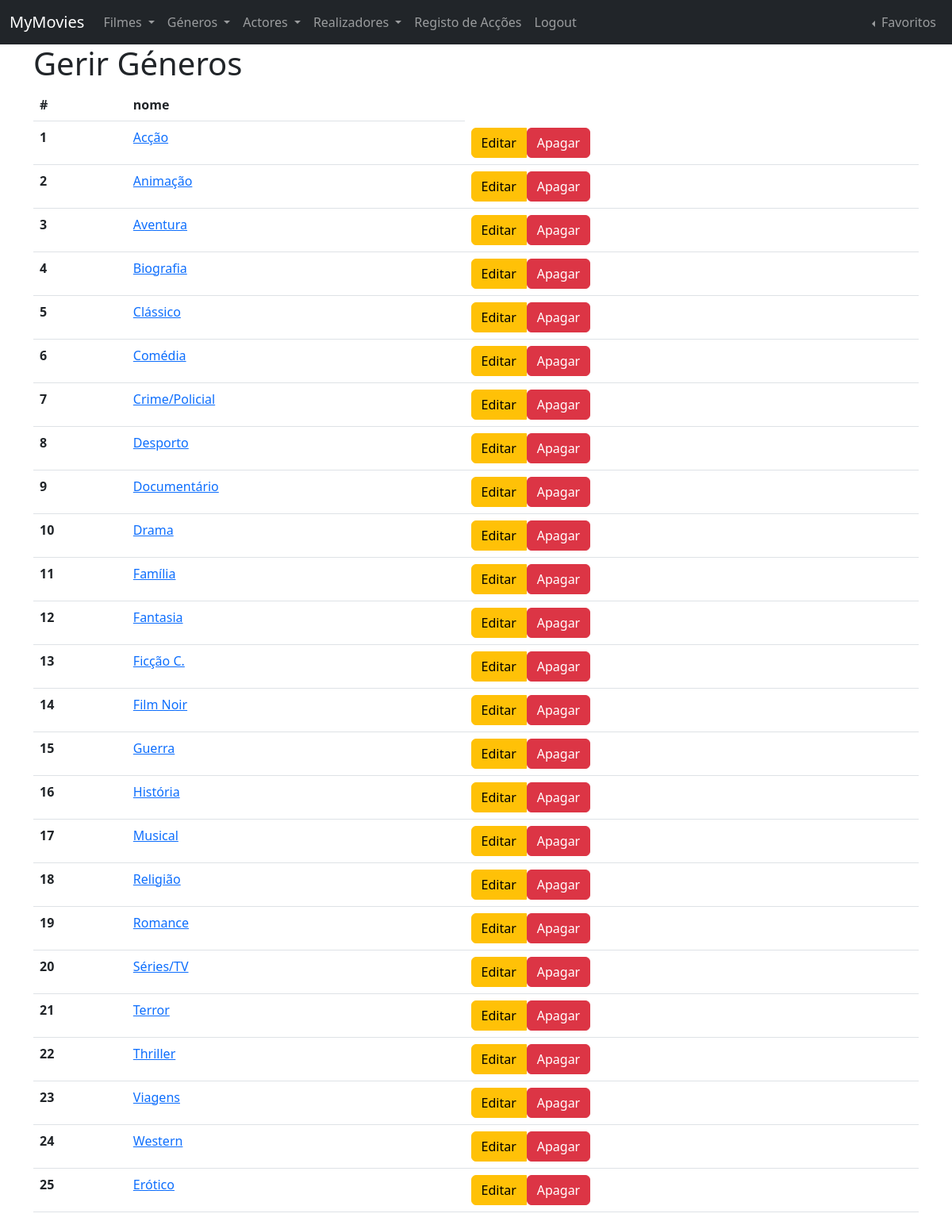
The page /admin/generos (signed in) on the database its author committed.
### tables this page shows
CREATE TABLE genre (
    id BIGINT UNSIGNED NOT NULL AUTO_INCREMENT,
    name VARCHAR(255) NOT NULL,
    PRIMARY KEY (id)
);

### routes.php (called while the page is built, shortened)
<?php
$router->get('', function () {
    require 'controllers/menu.php';
});
$router->get('filmes', function () {
    require 'controllers/movies/movies.list.php';
});
$router->get('filmes/(\d+)', function ($id) {
    require "controllers/movies/movies.show.php";
});
$router->post('filmes', function () {
    require 'controllers/movies/movies.add.php';
});
$router->get('atores', function () {
    require 'controllers/actors/actors.list.php';
});
$router->get('atores/(\d+)', function ($id) {
    require "controllers/actors/actors.show.php";
});
$router->post('atores', function () {
    require 'controllers/actors/actors.add.php';
});
$router->get('generos', function () {
    require 'controllers/genres/genres.list.php';
});
$router->get('generos/(\d+)', function ($id) {
    require 'controllers/genres/genres.show.php';
});
$router->post('generos', function () {
    require 'controllers/genres/genres.add.php';
});
$router->get('realizadores', function () {
    require 'controllers/directors/directors.list.php';
});
$router->get('realizadores/(\d+)', function ($id) {
    require 'controllers/directors/directors.show.php';
});
$router->post('realizadores', function () {
    require 'controllers/directors/directors.add.php';
});
$router->get('admin/filmes', function () {
    require 'controllers/admin/movies.index.php';
});
$router->patch('filmes/(\d+)', function ($id) {
    require "controllers/admin/filmes.edit.php";
});
$router->get('admin/generos', function () {
    require 'controllers/admin/genres.index.php';
});

### index.php (called while the page is built, shortened)
<?php
$router = Router::setFromFile('routes.php');
preg_match('/^([^:\/]+[s]?):\/\/([^\/]*)\/(.*)$/', Config::APPURL, $matches);
if (!isset($matches[3])) {
    $realURI = trim($_SERVER['REQUEST_URI'], '/');
} else {
    $baseConfigURL = $matches[3];
    $realURI = substr(trim($_SERVER['REQUEST_URI'], '/'), strlen($baseConfigURL) + 1);
}
try {
    $router->direct(
        $realURI,
        isset($_POST['_method']) ? $_POST['_method'] : $_SERVER['REQUEST_METHOD']
    );
} catch (Exception $e) {
    header('HTTP/1.1 404 Not Found', true, 404);
    echo "404 Not Found";
}
function route($uri)
{
    return Config::APPURL . '/' . $uri;
}

### src/Database/QueryBuilder.php (called while the page is built, shortened)
<?php
class QueryBuilder
{
    public function __construct(PDO $pdo)
    {
        $this->pdo = $pdo;
    }
    public function getAll($table, $class = "StdClass")
    {
        $stmt = $this->pdo->prepare("SELECT * FROM $table");
        $stmt->execute();
        return $stmt->fetchAll(PDO::FETCH_CLASS, $class);
    }
}

### views/admin/genres.index.php (the view, shortened to what this page needs)
<!DOCTYPE html>
<html lang="en">
<head>
    <link href="https://cdn.jsdelivr.net/npm/bootstrap@5.2.2/dist/css/bootstrap.min.css" rel="stylesheet">
</head>
<body>
    <?php require 'views/navbar.php'; ?>
    <div class="container">
        <h1>Gerir Géneros</h1>
        <table class="table">
            <thead>
                <tr>
                    <th scope="col">#</th>
                    <th scope="col">nome</th>
                </tr>
            </thead>
            <tbody>
                <?php foreach ($genres as $genre) : ?>
                    <tr>
                        <th scope="row"><?php echo $genre->id; ?></th>
                        <td> <a href="<?php echo route('generos/' . $genre->id); ?>">
                                <?php echo $genre->name; ?> </a>
                        </td>
                        <td>
                            <div class="btn-group" role="group" >
                                <a class="btn btn-warning" href="<?php echo route('admin/generos/' . $genre->id . '/editar'); ?>" role="button">Editar</a>
                                <form action="<?php echo route('admin/generos/' . $genre->id); ?>" method="POST">
                                    <button type="submit" class="btn btn-danger">Apagar</button>
                                </form>
                            </div>
                        </td>
                    </tr>
                <?php endforeach ?>
            </tbody>
        </table>
    </div>
</body>
</html>

### src/Router.php (shortened to what this page needs)
<?php
class Router
{
    protected $routes = [];
    public function get($uri, $callback)
    {
        $this->routes['GET'][$uri] = $callback;
    }
    public function post($uri, $callback)
    {
        $this->routes['POST'][$uri] = $callback;
    }
    public function delete($uri, $callback)
    {
        $this->routes['DELETE'][$uri] = $callback;
    }
    public function patch($uri, $callback)
    {
        $this->routes['PATCH'][$uri] = $callback;
    }
    public function direct($uri, $method)
    {
        if (!empty($this->routes[$method])) {
            foreach ($this->routes[$method] as $route => $callback) {
                $route = '/^' . str_replace('/', '\/', $route) . '$/';
                if (preg_match($route, $uri, $params)) {
                    array_shift($params);
                    return call_user_func_array($callback, array_values($params));
                }
            }
        }
        throw new Exception('No route found');
    }
}

### rows shown on the page
genre: id "1", name "Acção"
genre: id "2", name "Animação"
genre: id "3", name "Aventura"
genre: id "4", name "Biografia"
genre: id "5", name "Clássico"
genre: id "6", name "Comédia"
genre: id "7", name "Crime/Policial"
genre: id "8", name "Desporto"
genre: id "9", name "Documentário"
genre: id "10", name "Drama"
genre: id "11", name "Família"
genre: id "12", name "Fantasia"
genre: id "13", name "Ficção C."
genre: id "14", name "Film Noir"
genre: id "15", name "Guerra"
genre: id "16", name "História"
genre: id "17", name "Musical"
genre: id "18", name "Religião"
genre: id "19", name "Romance"
genre: id "20", name "Séries/TV"
genre: id "21", name "Terror"
genre: id "22", name "Thriller"
genre: id "23", name "Viagens"
genre: id "24", name "Western"
genre: id "25", name "Erótico"
